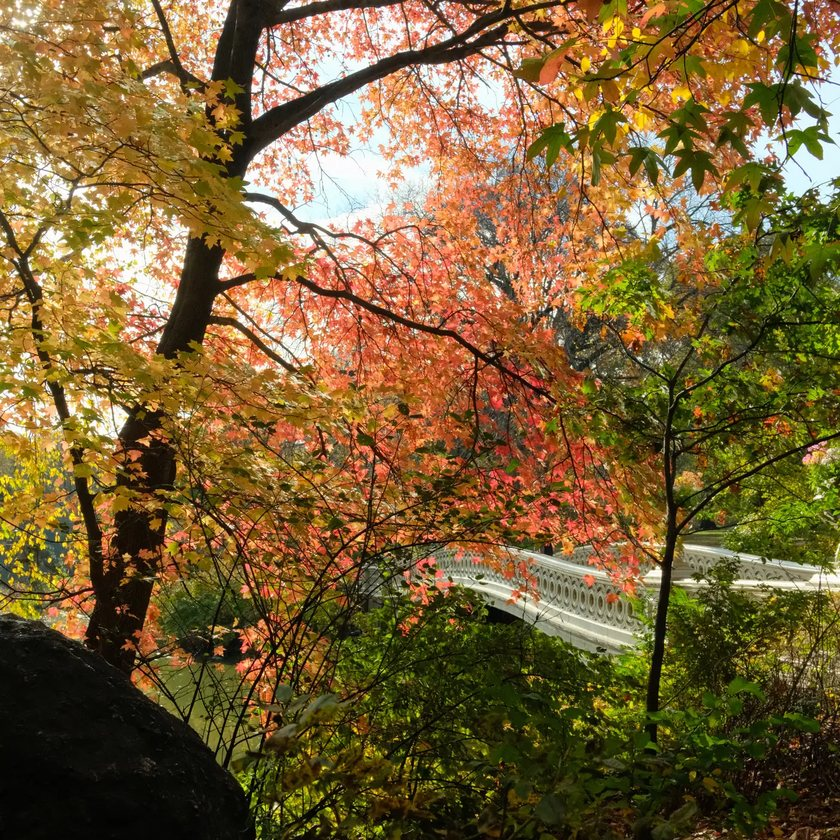
#> input picture assets/photos/pool/dscf1354.jpg, 840 x 840 px; its folder holds 4 pictures in this run
$ python rotate_photos.py
#> lines starting #> are read from the running program, lines starting #| are printed output that depends on the picture; after the words box and inside, x2 and y2 are one past the last pixel; in counts of white or black regions, pixels touching at a corner belong together
#!/usr/bin/env python3
"""Pick 4 photos from assets/photos/pool and lay them out for the README.

Writes:
  assets/photos/row.webp   4 across, for desktop
  assets/photos/grid.webp  2 x 2, for phones

GitHub strips styling from README images, so the rounded corners are baked
into the images (transparent corners work on both light and dark themes).
The pick is seeded by today's date, so re-running on the same day gives the
same photos. A GitHub Action runs this once a day.

Run:  python3 scripts/rotate_photos.py            (today's pick)
      python3 scripts/rotate_photos.py --seed x   (any other pick)
"""
import argparse
import datetime as dt
import random
from pathlib import Path

from PIL import Image, ImageDraw

ROOT = Path(__file__).resolve().parent.parent
POOL = ROOT / "assets/photos/pool"
OUT = ROOT / "assets/photos"

SCALE = 2  # render at 2x so they stay sharp on retina screens


def rounded(img, radius):
    mask = Image.new("L", img.size, 0)
    ImageDraw.Draw(mask).rounded_rectangle((0, 0, img.size[0] - 1, img.size[1] - 1), radius, fill=255)
    out = Image.new("RGBA", img.size, (0, 0, 0, 0))
    out.paste(img, (0, 0), mask)
    return out


def square(path, size):
    im = Image.open(path).convert("RGB")
    w, h = im.size
    s = min(w, h)
    im = im.crop(((w - s) // 2, (h - s) // 2, (w - s) // 2 + s, (h - s) // 2 + s))
    return im.resize((size, size), Image.LANCZOS)


def layout(paths, width, cols, gap, radius, bottom=16):
    """`bottom` is transparent space under the photos, so the link chips below
    get some breathing room (GitHub ignores CSS margins in READMEs)."""
    width, gap, radius, bottom = width * SCALE, gap * SCALE, radius * SCALE, bottom * SCALE
    tile = (width - gap * (cols - 1)) // cols
    rows = (len(paths) + cols - 1) // cols
    canvas = Image.new("RGBA", (width, rows * tile + (rows - 1) * gap + bottom), (0, 0, 0, 0))
    for i, p in enumerate(paths):
        x = (i % cols) * (tile + gap)
        y = (i // cols) * (tile + gap)
        t = rounded(square(p, tile), radius)
        canvas.alpha_composite(t, (x, y))
    return canvas


def main():
    ap = argparse.ArgumentParser()
    ap.add_argument("--seed", default=dt.date.today().isoformat())
    args = ap.parse_args()

    pool = sorted(p for p in POOL.iterdir() if p.suffix.lower() in {".jpg", ".jpeg", ".png", ".webp"})
    picks = random.Random(args.seed).sample(pool, 4)
    layout(picks, 840, 4, 12, 12).save(OUT / "row.webp", quality=82, method=6)
#> in layout, `canvas = Image.new("RGBA", (width, rows * tile + (rows - 1) * gap + bo..`: canvas: PIL image 1680x434 RGBA; every value is 0
#> in square, im is the input picture: PIL image 840x840 RGB; mean R, G, B 120.1, 96.1, 53.7
#> in rounded, `mask = Image.new("L", img.size, 0)`: mask: PIL image 402x402 L; every value is 0
#> in rounded, `ImageDraw.Draw(mask).rounded_rectangle((0, 0, img.size[0] - 1, img.siz..`:
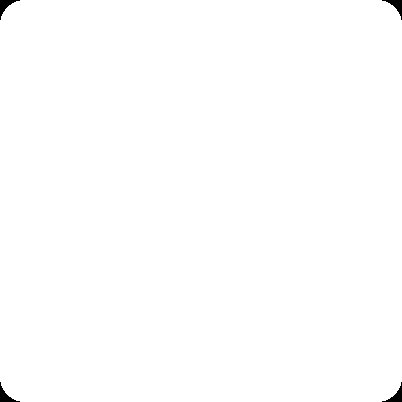
#> mask: PIL image 402x402 L; 99.7% white; 4 black regions, box (x1, y1, x2, y2) and area: (0, 0, 20, 20) 131, (382, 0, 402, 20) 131, (0, 382, 20, 402) 131, (382, 382, 402, 402) 131
#> in rounded, `out = Image.new("RGBA", img.size, (0, 0, 0, 0))`: out: PIL image 402x402 RGBA; every value is 0
#> in layout, `canvas.alpha_composite(t, (x, y))`:
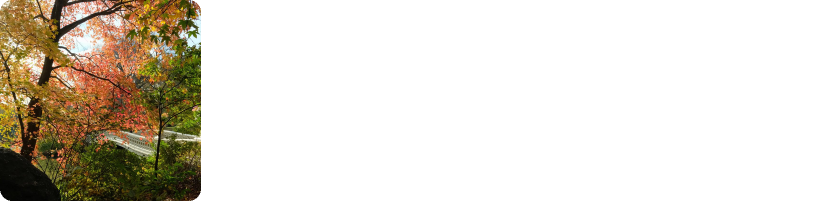
#> canvas: PIL image 1680x434 RGBA (shown at 1/2 size); mean R, G, B, A 26.5, 21.2, 11.9, 56.3; transparent parts drawn white
#> pass 2 of the loop in layout, `for i, p in enumerate(paths):`:
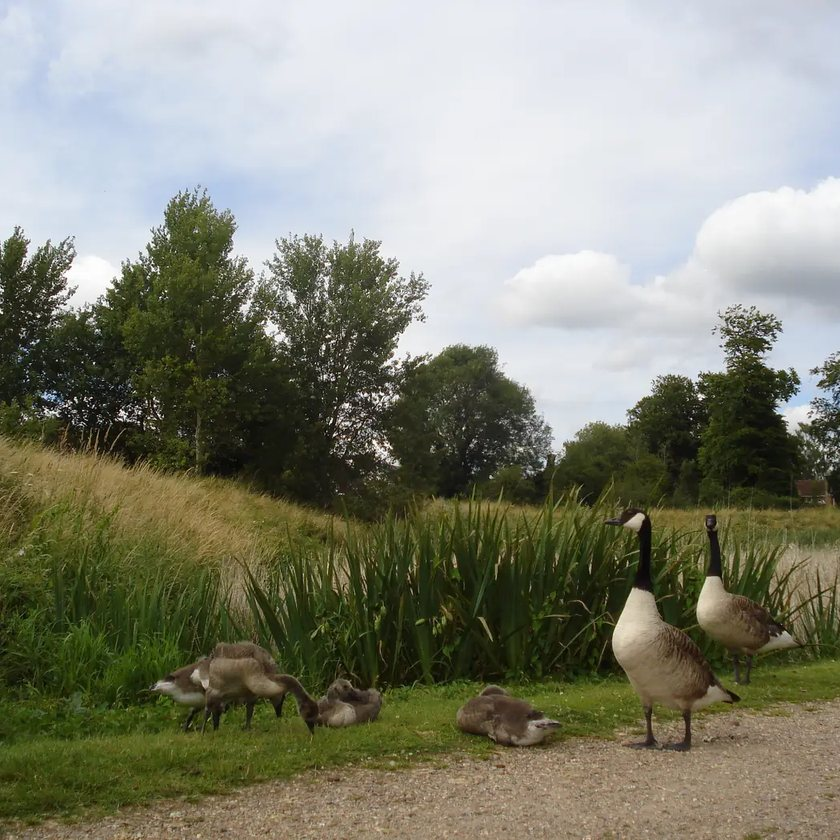
#> input picture assets/photos/pool/dsc01907.jpg, 840 x 840 px
#> in square, im is the input picture: PIL image 840x840 RGB; mean R, G, B 132.4, 133.8, 118
#> in layout, `canvas.alpha_composite(t, (x, y))`:
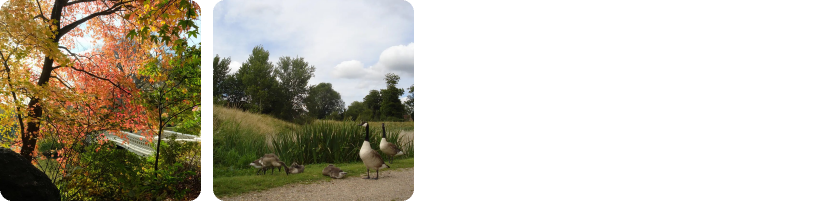
#> canvas: PIL image 1680x434 RGBA (shown at 1/2 size); mean R, G, B, A 55.8, 50.8, 37.9, 112.7; transparent parts drawn white
#> pass 3 of the loop in layout, `for i, p in enumerate(paths):`:
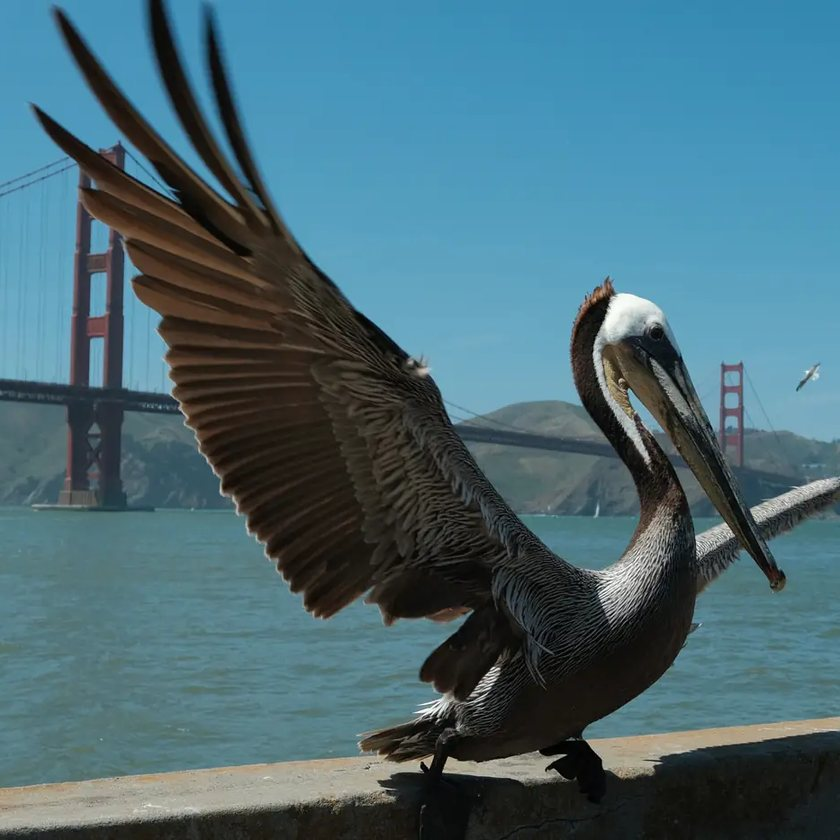
#> input picture assets/photos/pool/2026-05-16-145224.jpg, 840 x 840 px
#> in square, im is the input picture: PIL image 840x840 RGB; mean R, G, B 72.4, 106.6, 118.1
#> in layout, `canvas.alpha_composite(t, (x, y))`:
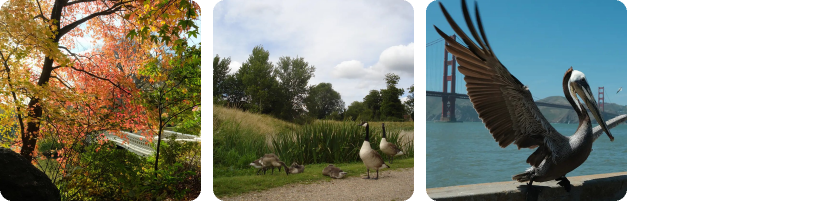
#> canvas: PIL image 1680x434 RGBA (shown at 1/2 size); mean R, G, B, A 71.8, 74.3, 64, 169; transparent parts drawn white
#> the loop made 4 passes; the first 3 are shown
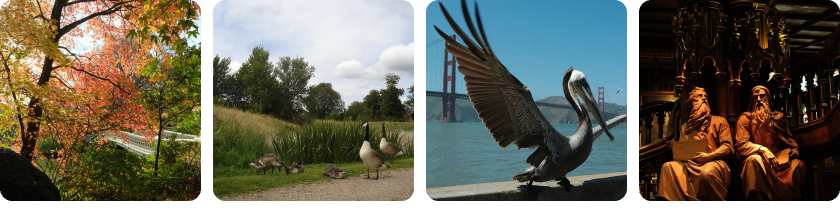
#> saved as row.webp: PIL image 1680x434 RGBA (shown at 1/2 size); mean R, G, B, A 81.8, 79.7, 66.4, 225.3; transparent parts drawn white
    layout(picks, 358, 2, 10, 12).save(OUT / "grid.webp", quality=82, method=6)
#> call 2 of layout, with width = 358, cols = 2, gap = 10, radius = 12, bottom = 16
#> in layout (call 2), `canvas = Image.new("RGBA", (width, rows * tile + (rows - 1) * gap + bo..`: canvas: PIL image 716x748 RGBA; every value is 0
#> in square (call 5), `return im.resize((size, size), Image.LANCZOS)`:
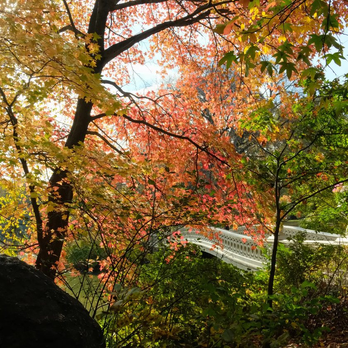
#> returned value: PIL image 348x348 RGB; mean R, G, B 120, 96.1, 53.8
#> in rounded (call 5), `mask = Image.new("L", img.size, 0)`: mask: PIL image 348x348 L; every value is 0
#> in rounded (call 5), `ImageDraw.Draw(mask).rounded_rectangle((0, 0, img.size[0] - 1, img.siz..`:
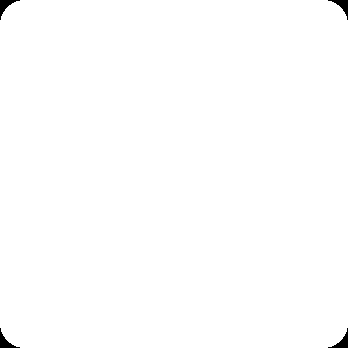
#> mask: PIL image 348x348 L; 99.6% white; 4 black regions, box (x1, y1, x2, y2) and area: (0, 0, 20, 20) 131, (328, 0, 348, 20) 131, (0, 328, 20, 348) 131, (328, 328, 348, 348) 131
#> in rounded (call 5), `out = Image.new("RGBA", img.size, (0, 0, 0, 0))`: out: PIL image 348x348 RGBA; every value is 0
#> in layout (call 2), `canvas.alpha_composite(t, (x, y))`:
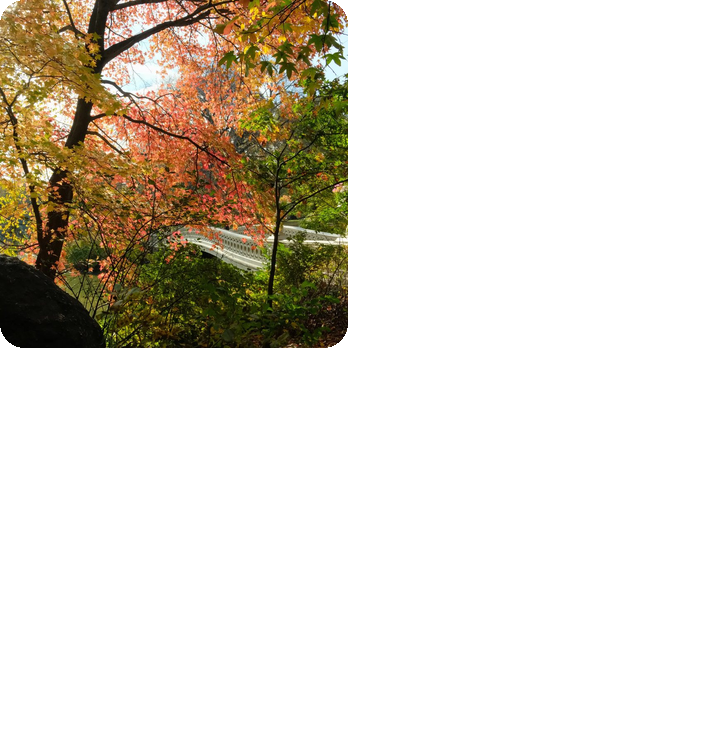
#> canvas: PIL image 716x748 RGBA; mean R, G, B, A 27, 21.7, 12.1, 57.4; transparent parts drawn white
#> pass 2 of the loop in layout, `for i, p in enumerate(paths):`:
#> in layout (call 2), `canvas.alpha_composite(t, (x, y))`:
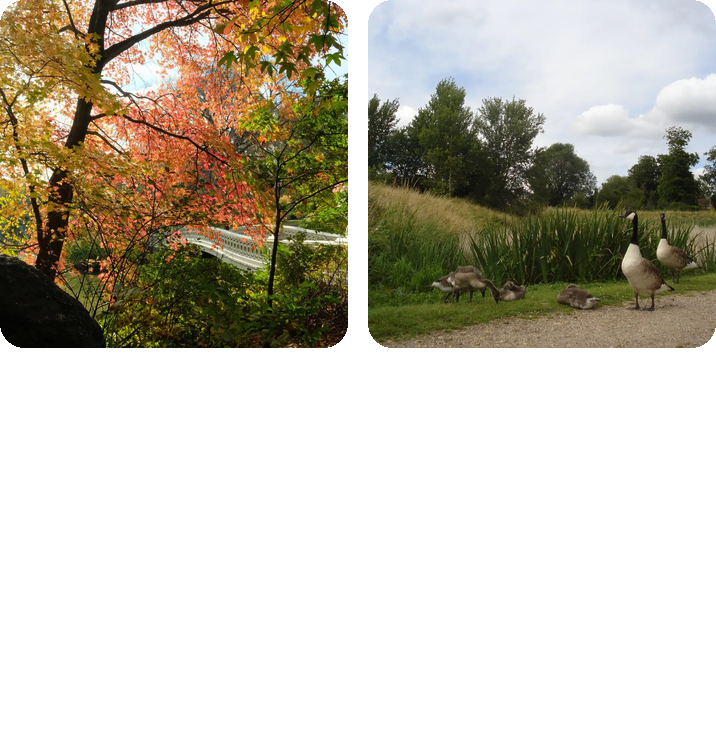
#> canvas: PIL image 716x748 RGBA; mean R, G, B, A 56.8, 51.8, 38.7, 114.8; transparent parts drawn white
#> pass 3 of the loop in layout, `for i, p in enumerate(paths):`:
#> in layout (call 2), `canvas.alpha_composite(t, (x, y))`:
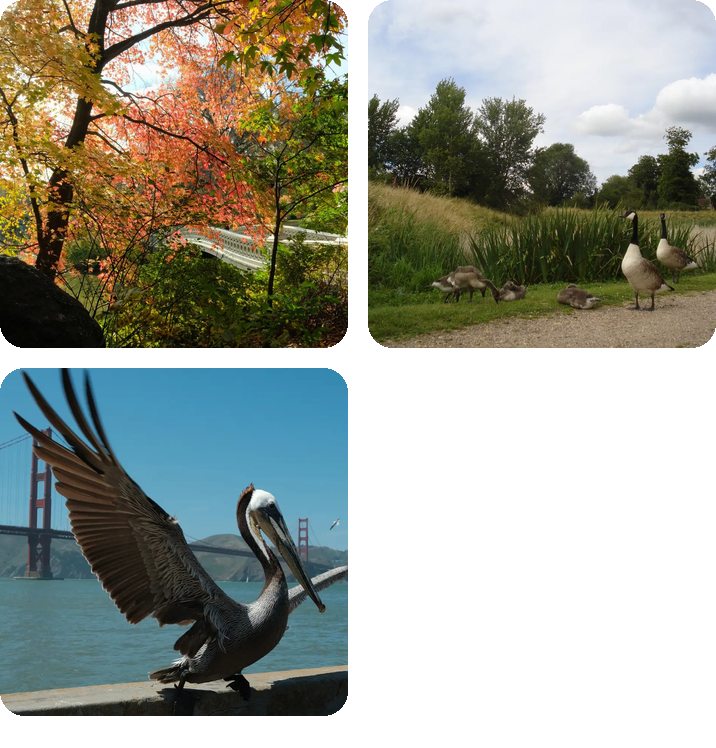
#> canvas: PIL image 716x748 RGBA; mean R, G, B, A 73.1, 75.8, 65.2, 172.2; transparent parts drawn white
#> the loop made 4 passes; the first 3 are shown
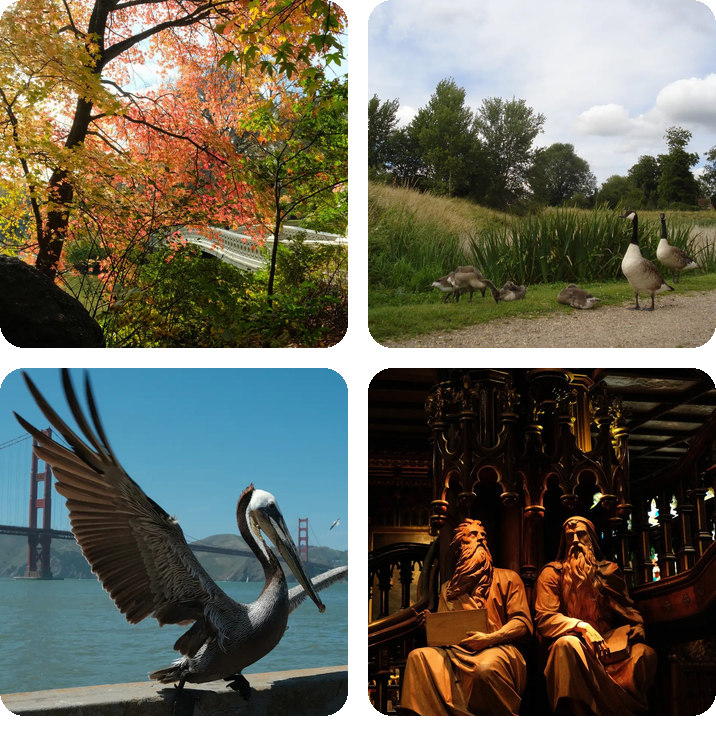
#> saved as grid.webp: PIL image 716x748 RGBA; mean R, G, B, A 83.4, 81.2, 67.7, 229.6; transparent parts drawn white
    print("picked:", ", ".join(p.name for p in picks))


if __name__ == "__main__":
    main()
